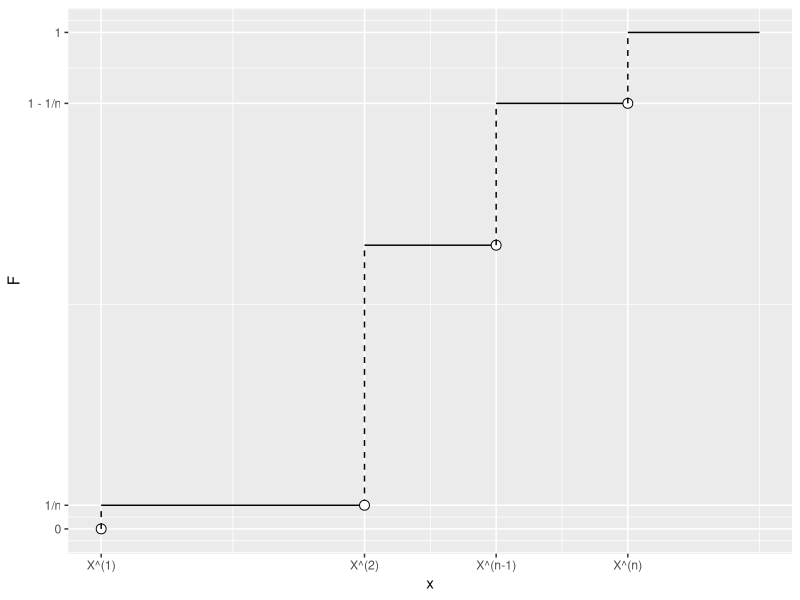

Write R code to recreate this figure.
## ---- chunk 1

library(ggplot2)
plotter <- function(data)
{
    # first and last 'x' on graph (for pretty look in pdf)
    first <- 0
    last  <- 0
    dash_data <- data.frame() # vertical dashed lines
    dash_data_tmp <- dash_data
    for(i in 1:(length(data[, 1])-1))
    {
        if(data[i, 2] != data[i + 1, 2])
        {
            dash_data_tmp <- dash_data
            dash_data <- rbind(dash_data_tmp, data.frame("x"=c(data[i, 1], data[i, 1]), "F"=c(data[i, 2], data[i+1, 2])))
            last <- i
            first <- last - length(dash_data[, 1]) / 2
        }
    }
    last <- last + 1
    p <- ggplot(data.frame("x"=c(data[first, 1], dash_data[1, 1]), "F"=c(data[first, 2], dash_data[1, 2])), mapping=aes(x=x, y=F)) + geom_line() + geom_point(data.frame("x"=c(dash_data[1, 1]), "F"=c(dash_data[1, 2])), mapping=aes(x=x, y=F), shape=21, size=3, fill="white")
    j <- 1
    m <- length(dash_data[, 1]) - 1
    while(j <= length(dash_data[, 1]))
    {
        data_tmp <- data.frame("x"=c(dash_data[j, 1], dash_data[j+1, 1]), "F"=c(dash_data[j, 2], dash_data[j+1, 2]))
        p <- p + geom_line(data_tmp, mapping=aes(x=x, y=F), linetype="dashed")
        if(m-1 != 0)
        {
            data_tmp <- data.frame("x"=c(dash_data[m-1, 1], dash_data[m, 1]), "F"=c(dash_data[m-1, 2], dash_data[m, 2]))
            p <- p + geom_line(data_tmp, mapping=aes(x=x, y=F)) + geom_point(data.frame("x"=c(dash_data[m, 1]), "F"=c(dash_data[m, 2])), mapping=aes(x=x, y=F), shape=21, size=3, fill="white")
            m <- m - 2
        }
        j <- j + 2
    }
    p <- p + geom_line(data.frame("x"=c(dash_data[length(dash_data[,1]), 1], data[last, 1]), "F"=c(dash_data[length(dash_data[,1]), 2], data[last, 2])), mapping=aes(x=x, y=F))
    p <- p + scale_x_continuous(breaks=c(dash_data[1, 1], dash_data[3, 1], dash_data[length(dash_data[, 1])-2, 1], dash_data[length(dash_data[, 1]), 1]), labels=c("X^(1)", "X^(2)", "X^(n-1)", "X^(n)"))
    p <- p + scale_y_continuous(breaks=c(0, dash_data[2, 2], dash_data[length(dash_data[, 1])-1, 2], 1), labels=c("0", "1/n", "1 - 1/n", "1"))
    p
}

# if x >= X^{(1)}
flid <- function(n, data, x)
{
    max <- 0
    for(i in 1:length(data))
    {
        if(data[i] <= x && i > max)
        {
            max <- i
        }
    }
    return (1 / n * max)
}

por_stat <- function(n, x, sort_sample)
{
    X <- c()
    Y <- c()
    for(i in 1:length(x))
    {
        if(x[i] >= min(sort_sample))
        {
            X[i] <- x[i]
            Y[i] <- flid(n, sort_sample, x[i])
        } else 
        {
            X[i] <- x[i]
            Y[i] <- 0
        }
    }
    return (data.frame("x"=X, "F"=Y))
}

n <- 21 
x <- seq(-10, 10, 1)
y <- rnorm(n, 0, 1)
data <- por_stat(n, x, sort(y))
plotter(data)

